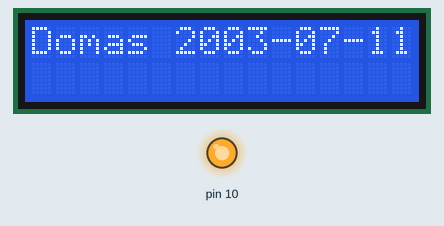
A sketch run on a simulated Arduino Uno, built with avr-gcc and run on an emulated ATmega328P. On the bench: 16×2 character LCD, output pins drawn as LEDs (lit = HIGH).

Above: at 0.1 s.
At 4.1 s:
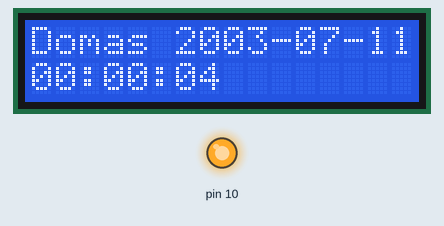
At 9.1 s:
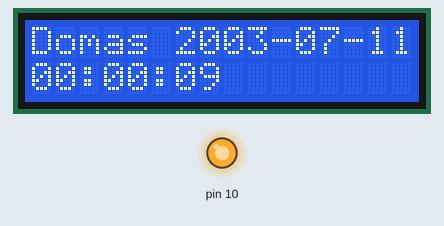
At 19.1 s:
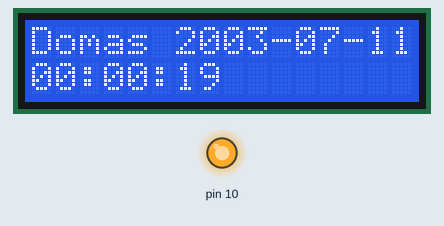
At 29.1 s:
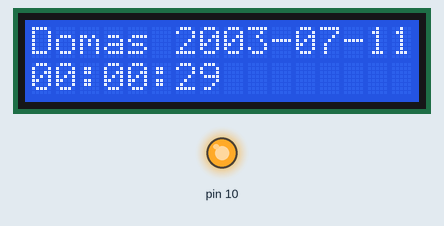
At 39.1 s:
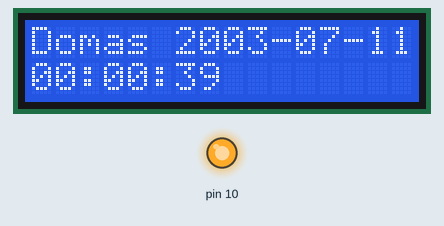

Measured:
- what the display in image 1 shows lasts 1.0 s, from 4.0 s to 5.0 s

The sketch:

3.ino
```cpp
#include <LiquidCrystal.h>
long t1_3;
int s, m, h;
//For calls Arduino UNO
LiquidCrystal lcd(8, 9, 4, 5, 6, 7);

//For tincercad.com Arduino UNO
//LiquidCrystal lcd(12, 11, 5, 4, 3, 2);

void setup() {
  lcd.begin(16, 2);
  analogWrite(10, 255);
  lcd.setCursor(0, 0);
  lcd.print("Domas 2003-07-11");
}

void loop() {
  	LAB3_3();
}

void LAB3_3() {
  long t2 = millis();
  if (t2 - t1_3 >= 1000) {
    s++;
    if (s > 59) {
      s = 0;
      m++;
      if (m > 59) {
        m = 0;
        h++;
        if (h > 23) s = m = h = 0;
      }
    }
    LCD_UPDATE();
    t1_3 = t2;
  }
}

void LCD_UPDATE() {
  char buffer[8];
  sprintf(buffer, "%02d:%02d:%02d", h, m, s);
  lcd.setCursor(0, 1);
  lcd.print(buffer);
}
```
